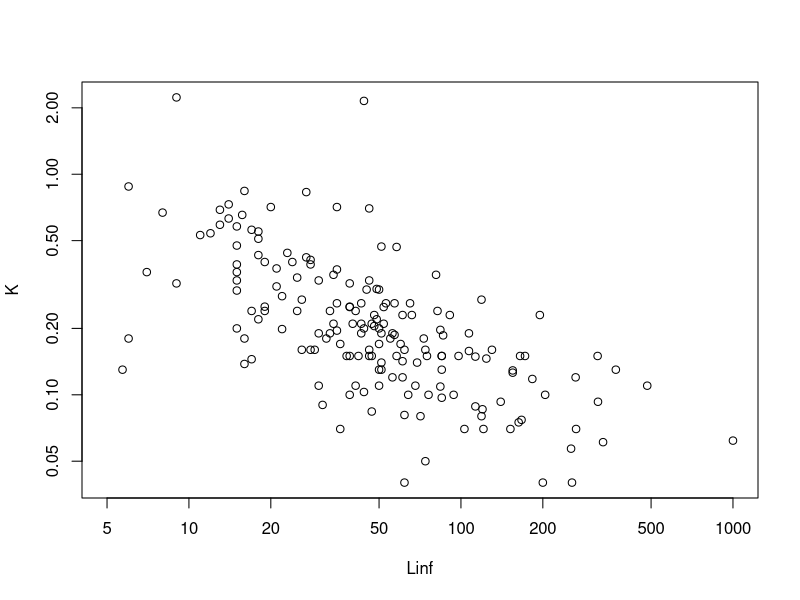
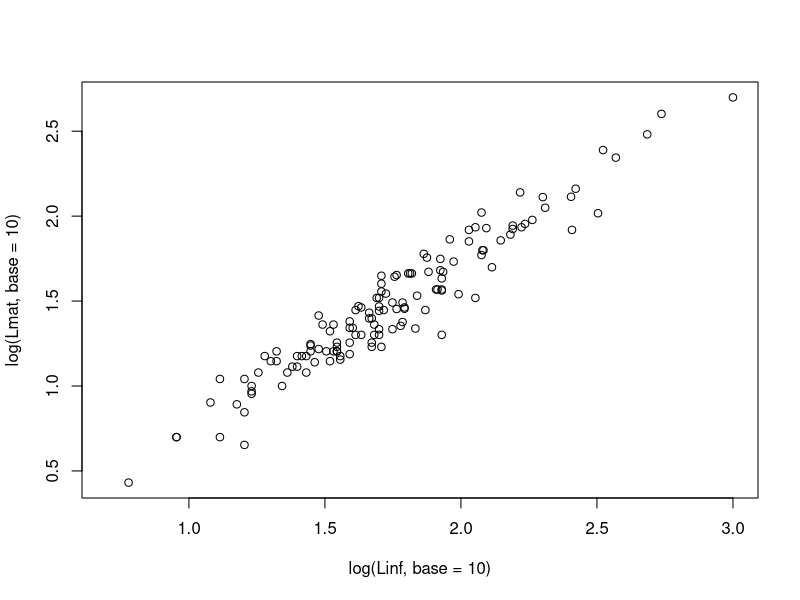
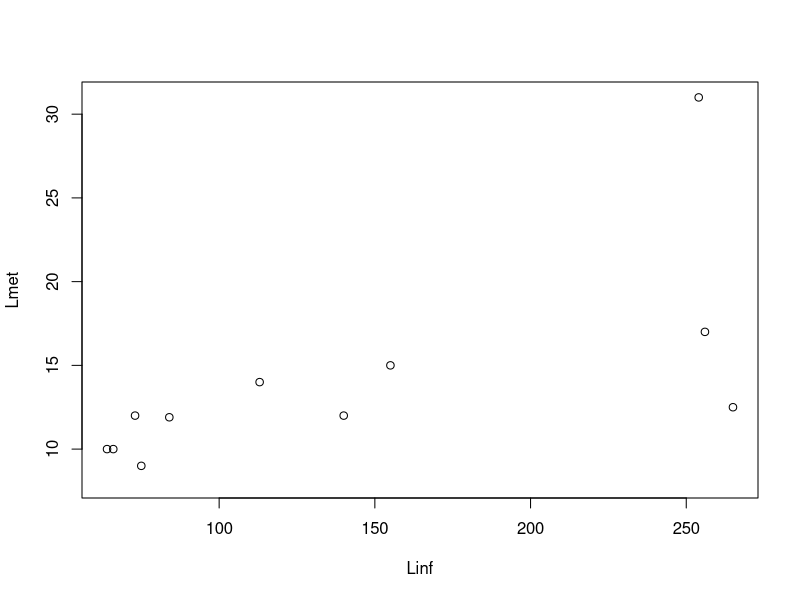
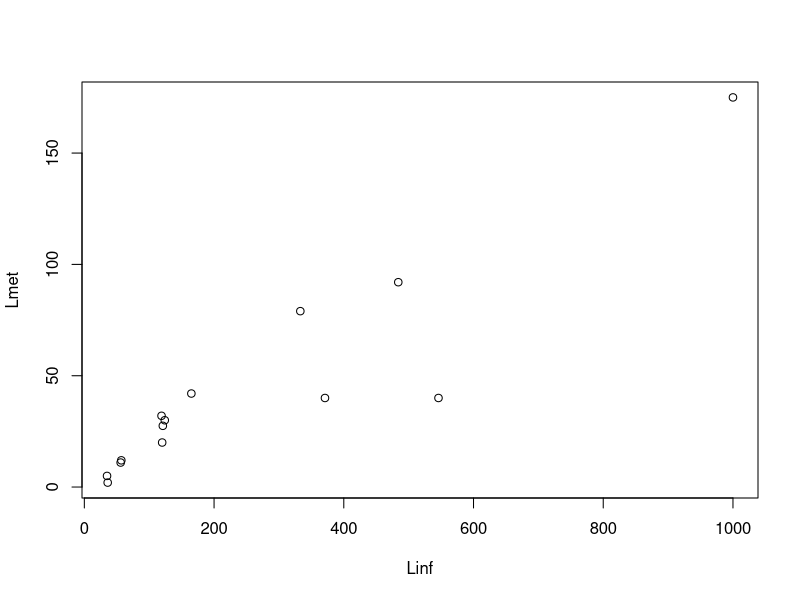

Generate these figures, in order, with R: (Note: a time limit stopped this script after it produced the figures.)
#############################################################
#### Model code for estimating species sensitivity to fishing
#### 'GISLASIM'
#### Developed with Anna Rindorf and Henrik Gislason
#### Paper: Are fish sensitive to trawling recovering in the Northeast Atlantic?
#### Coding: Aurore Maureaud, July 2020
#############################################################

rm(list=ls())
Sys.setenv(LANG = "en")

##########################################################################################
### Libraries
##########################################################################################
library(readr)
library(readxl)


##########################################################################################
### Exploitation effiency per group
##########################################################################################
EE <- read_excel("data/Walker_catchability.xlsx")
EE$max <- apply(EE[,2:8], 1, FUN=max)
EE$eff1 <- EE$eff2 <- EE$eff3 <- EE$eff4 <- EE$eff5 <- EE$eff6 <- EE$eff7 <- NA

EE$eff1 <- EE$G1/EE$max
EE$eff2 <- EE$G2/EE$max
EE$eff3 <- EE$G3/EE$max
EE$eff4 <- EE$G4/EE$max
EE$eff5 <- EE$G5/EE$max
EE$eff6 <- EE$G6/EE$max
EE$eff7 <- EE$G7/EE$max
EE[1:2,10:16] <- 0


##########################################################################################
### Parameters/traits collected or re-estimated
##########################################################################################

# Load trait data
trait <- read_excel("data/Traits.xlsx")
trait$Fsensi <- NA

# lmax maximum observed length
# linf infinity length
# K growth coefficient
# lmat length at maturity
# lmet length at birth/metamorphosis
# repro reproduction type
# explo explotation pattern from Walkter t al., 2017, code from 1-7
#1	Predominatly buried in sediment
#2	on or near sebed - anguilliform of fusiform
#3	predominatly on seabed - flat
#4	predominatly close to seabed, but not on it
#5	midwater species with some seabed association
#6	pelagic
#7	lumpiform


##########################################################################################
#### Set up trait relationships
##########################################################################################
# Model to estimate K from Linf
plot(K~Linf, data=trait, log='xy')
lmK <- lm(log(K, base=10)~log(Linf, base=10), data=trait)

# Model to estimate Lmat from Linf
plot(log(Lmat, base=10)~log(Linf, base=10), data=trait)
lmLmat <- lm(log(Lmat, base=10)~log(Linf, base=10), data=trait)

# Model to estimate Lmet from Linf for oviparous spp.
trait.ovi <- subset(trait, Taxonomy=='Oviparous' & Lmet>2)
plot(Lmet ~ Linf, data=trait.ovi)
lmLmet.ovi <- lm(Lmet ~ Linf, data=trait.ovi)

# Model to estimate Lmet from Linf for Ovoviparous and viviparous spp.
trait.vivi <- subset(trait, Taxonomy %in% c('Viviparous','Ovoviparous'))
plot(Lmet ~ Linf, data=trait.vivi)
lmLmet.vivi <- lm(Lmet ~ Linf, data=trait.vivi)


##########################################################################################
### Get Sensitivity to fishing for all spp
##########################################################################################

for(s in 1:nrow(trait)){

# select a spp
spp <- trait$Species[s]
print(paste(s,spp,sep=' '))

# Assign traits
lmax <- trait$Lmax[s]
linf <- trait$Linf[s]
K <- trait$K[s]
lmat <- trait$Lmat[s]
lmet <- trait$Lmet[s]
explo <- as.numeric(as.vector(trait[s,7]))
repro <- trait$Taxonomy[s]


### Estimation of missing traits
##########################################################################################
if (is.na(linf)){linf <- 10^(0.044+0.9841*log(lmax, base=10))}
# equation from Froese, R. and Binohlan, C., 2000. Journal of fish biology, 56(4), pp.758-773.

if (is.na(K)){K <- 10^(lmK$coefficients[1])*linf^(lmK$coefficients[2])}
# from the present study

if (is.na(lmat)){lmat <- 10^(lmLmat$coefficients[1])*linf^(lmLmat$coefficients[2])}
# from the present study

if (is.na(lmet)){
  if(repro == 'Oviparous'){lmet <- round(exp(-0.2639+0.6009*log(linf)))} # NB round on R transforms 2.5 in 2, but 2.5 --> 3 in EXCEL
  if(repro == 'Ovoviviparous' | repro == 'Viviparous'){lmet <- round(exp(-0.6164+0.7977*log(linf)))}
}
# from the present study


# Simulations
##########################################################################################
sensi <- 99
f.factor=-0.01
fishSensi <- data.frame(matrix(nrow=2001, ncol=2))
names(fishSensi) <- c('f.factor','fish.sensi')
k <- 0

# while loop to find when fishSensi==0.25
while(sensi>0.25 & k<2001){
  f.factor <- f.factor + 0.01
  k <- k + 1
  fishSensi$f.factor[k] <- f.factor
  
l <- c(lmet:1001)
sim <- data.frame(l)

# Assign the exploitation pattern
sim$expl <- NA
if(explo==1){sim$expl <- as.numeric(as.vector(EE$G1[(lmet+1):nrow(EE)]))}
if(explo==2){sim$expl <- as.numeric(as.vector(EE$G2[(lmet+1):nrow(EE)]))}
if(explo==3){sim$expl <- as.numeric(as.vector(EE$G3[(lmet+1):nrow(EE)]))}
if(explo==4){sim$expl <- as.numeric(as.vector(EE$G4[(lmet+1):nrow(EE)]))}
if(explo==5){sim$expl <- as.numeric(as.vector(EE$G5[(lmet+1):nrow(EE)]))}
if(explo==6){sim$expl <- as.numeric(as.vector(EE$G6[(lmet+1):nrow(EE)]))}
if(explo==7){sim$expl <- as.numeric(as.vector(EE$G7[(lmet+1):nrow(EE)]))}

for(i in 1:nrow(sim)){
  if(sim$expl[i]<=0){sim$expl[i] <- 1}
}

# Fishing mortality
for (i in 1:nrow(sim)){
  if(sim$l[i]<linf+0.001){sim$Fi[i] <- f.factor*sim$expl[i]}
  else{sim$Fi[i] <- 0}
}

# Natural mortality
sim$M <- K*((sim$l+0.5)/linf)^(-1.5)

# Individuals
sim$N[1] <- 1000000000 
for (i in 2:nrow(sim)){
  if(round(sim$l[i]+0.5)<linf) 
  {sim$N[i] <- sim$N[i-1]*((linf-sim$l[i])/(linf-sim$l[i-1]))^((sim$Fi[i-1]+sim$M[i-1])/K)}
  else{sim$N[i] <- 0}
}

# Nav
sim$Nav <- NA
for (i in 1:nrow(sim)){
  if(sim$l[i]<linf){sim$Nav[i] <- (sim$N[i]-sim$N[i+1])/(sim$Fi[i]+sim$M[i])}
  else{sim$Nav[i] <- 0}
}

# Prop mature
lmatoverlinf <- lmat/linf
s1 <- lmatoverlinf*linf*log(3)/((1.2*lmatoverlinf-lmatoverlinf)*linf)
s2 <- s1/(lmatoverlinf*linf)
  
for (i in 1:nrow(sim)){
  if(i==1){
    if(1/(1+exp(s1-s2*(sim$l[i]+0.5)))<0.1){sim$propM[i] <- 0}
    else{sim$propM[i] <- s1}
  }
  if(i>1){
    if(1/(1+exp(s1-s2*(sim$l[i]+0.5)))<0.1){sim$propM[i] <- 0}
    else{sim$propM[i] <- 1/(1+exp(s1-s2*(sim$l[i]+0.5)))}
  }
}

# SSB
for (i in 1:nrow(sim)){
  if(sim$l[i]<linf & (sim$l[i+1]>linf | sim$propM[i]>0)){sim$SSB[i] <- sim$propM[i]*sim$Nav[i]*0.01*(sim$l[i]+0.5)^3*1}
  else{sim$SSB[i] <- 0}
}


# Age & days
for (i in 1:nrow(sim)){
  if(sim$l[i]<linf){sim$age[i] <- (1/K)*log((linf-lmet)/(linf-sim$l[i]))}
  else{sim$age[i] <- 0}
  
  sim$days[i] <- sim$age[i]*365
}

# N1 & spawners
sim$N1[1] <- NA
for(i in 2:nrow(sim)){
  # Get N1
  if(sim$days[i-1]<365){
    if(sim$days[i]>365){sim$N1[i] <- sim$N[i]}
    else{sim$N1[i] <- 0}
  }
  else{sim$N1[i] <- 0}
  
  # Get spawners
  if(sim$l[i]>lmat+0.001){sim$S[i] <- sim$Nav[i]}
  else{sim$S[i] <- 0}
}


# Get species sensitivity
##########################################################################################
totSSB <- sum(sim$SSB)
SSBoverR <- totSSB/sim$N[1]
N1overSSB <- sum(sim$N1)*1000/totSSB
N1overSpawners <- sum(sim$N1)/sum(sim$S)

if(f.factor==0){SSBoverR0 <- SSBoverR}
fishSensi$fish.sensi[k] <- SSBoverR/SSBoverR0
sensi <- SSBoverR/SSBoverR0

}


fishSensi <- subset(fishSensi, !is.na(f.factor) & fish.sensi>0.25)
trait$Fsensi[s] <- fishSensi$f.factor[nrow(fishSensi)]
}

write.csv(trait, 'results/Sensi.csv')
